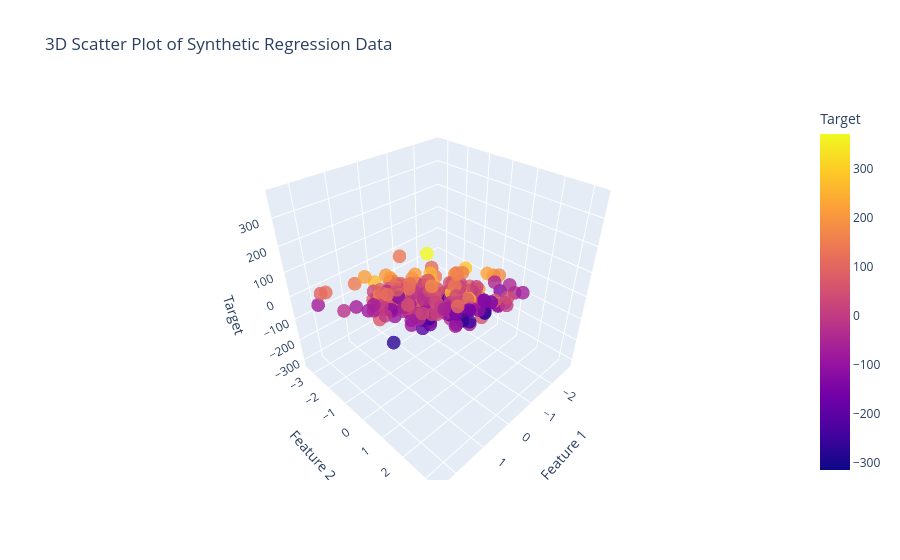

This figure's notebook cell:
### Code cell
fig = px.scatter_3d(
    df,
    x='feature1',
    y='feature2',
    z='target',
    color='target',
    title='3D Scatter Plot of Synthetic Regression Data',
    labels={'feature1': 'Feature 1', 'feature2': 'Feature 2', 'target': 'Target'},
    opacity=0.8
)
fig.show()

### Figure 1 — Plotly figure (JSON) as saved in the notebook; plotly's stock layout.template omitted (floating-point values rounded to 4 significant figures; data arrays with more than 128 entries replaced by an {"elided": "..."} marker saying what was removed)
{"data": [{"hovertemplate": "Feature 1=%{x}<br>Feature 2=%{y}<br>Target=%{marker.color}<extra></extra>", "legendgroup": "", "marker": {"color": {"elided": "300 float values"}, "coloraxis": "coloraxis", "opacity": 0.8, "symbol": "circle"}, "mode": "markers", "name": "", "scene": "scene", "showlegend": false, "type": "scatter3d", "x": {"elided": "300 float values"}, "y": {"elided": "300 float values"}, "z": {"elided": "300 float values"}}], "layout": {"coloraxis": {"colorbar": {"title": {"text": "Target"}}, "colorscale": [[0, "#0d0887"], [0.1111, "#46039f"], [0.2222, "#7201a8"], [0.3333, "#9c179e"], [0.4444, "#bd3786"], [0.5556, "#d8576b"], [0.6667, "#ed7953"], [0.7778, "#fb9f3a"], [0.8889, "#fdca26"], [1, "#f0f921"]]}, "legend": {"tracegroupgap": 0}, "scene": {"domain": {"x": [0, 1], "y": [0, 1]}, "xaxis": {"title": {"text": "Feature 1"}}, "yaxis": {"title": {"text": "Feature 2"}}, "zaxis": {"title": {"text": "Target"}}}, "title": {"text": "3D Scatter Plot of Synthetic Regression Data"}}}
